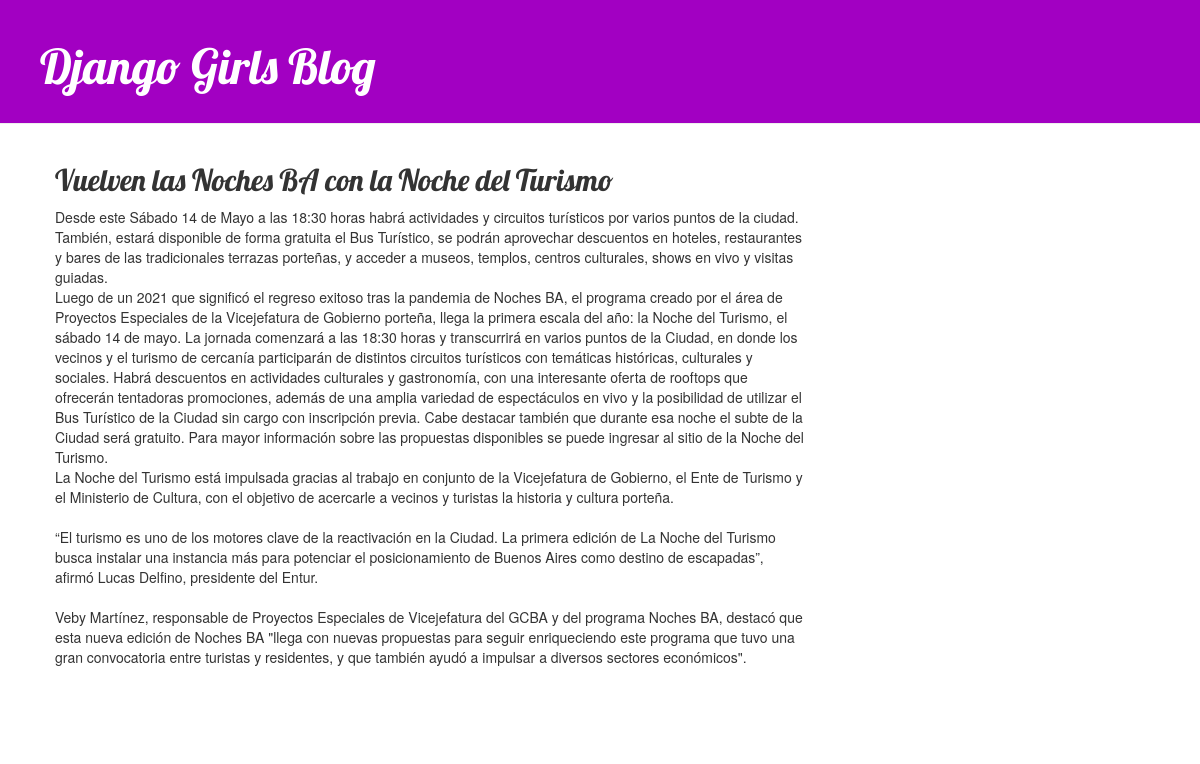
The app's page /post/1/ with its own data.
### blog/models.py (models this page shows, shortened)
class Post(models.Model):
    author = models.ForeignKey(settings.AUTH_USER_MODEL, on_delete=models.CASCADE)
    title = models.CharField(max_length=200)
    text = models.TextField()
    created_date = models.DateTimeField(
            default=timezone.now)
    published_date = models.DateTimeField(
            blank=True, null=True)

### blog/views.py (the view)
# urls.py: path('post/<int:pk>/', views.post_detail, name='post_detail'),
def post_detail(request, pk):
    post = get_object_or_404(Post, pk=pk)
    return render(request, 'blog/post_detail.html', {'post': post})

### blog/templates/blog/post_detail.html (shortened to what this page needs)
{% extends 'blog/base.html' %}
{% block content %}
    <div class="post">
        <h2>{{ post.title }}</h2>
        <p>{{ post.text|linebreaksbr }}</p>
    </div>
{% endblock %}

### blog/static/css/blog.css (style rules this page uses)
h1, h2, h3, h4 { font-family: 'Lobster', cursive; }
.post { margin-bottom: 70px; }

### records on screen
Post: title "Vuelven las Noches BA con la Noche del Turismo", text "Desde este Sábado 14 de Mayo a las 18:30 horas habrá actividades y circuitos turísticos por varios puntos de la ciudad. También, estará disponible de forma gratuita el Bus Turístico, se podrán aprovechar descuentos en hoteles, restaurantes y bares de las tradicionales terrazas porteñas, y acceder a museos, templos, centros culturales, shows en vivo y visitas guiadas. Luego de un 2021 que significó el regreso exitoso tras la pandemia de Noches BA, el programa creado por el área de Proyectos Especiales de la Vicejefatura de Gobierno porteña, llega la primera escala del año: la Noche del Turismo, el sábado 14 de mayo. La jornada comenzará a las 18:30 horas y transcurrirá en varios puntos de la…"
